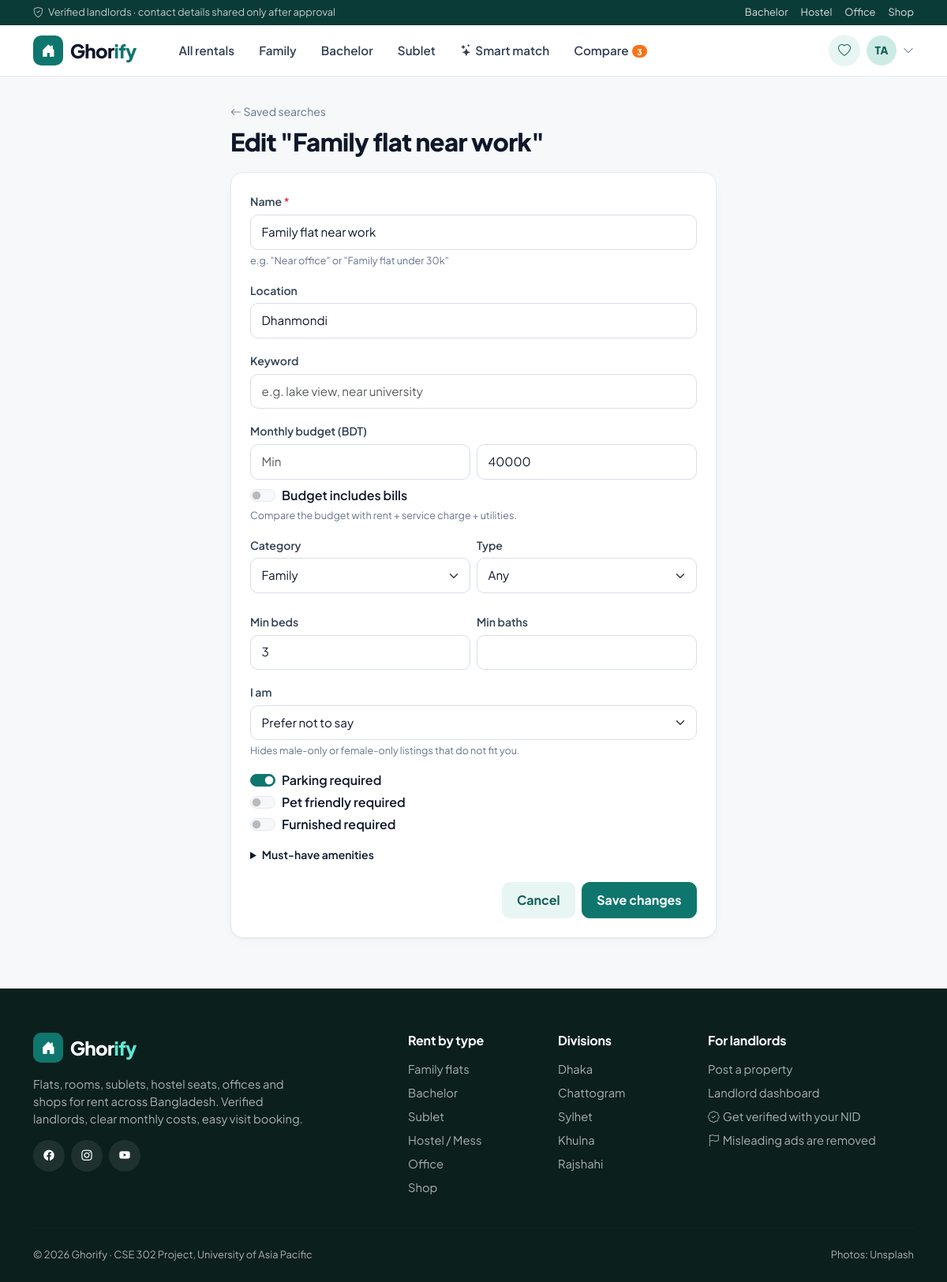
Screenshot of /search/saved/3/edit/ (signed in) with the database file from the repository.
### accounts/models.py (models this page shows, shortened)
class User(AbstractUser):
    objects = GhorifyUserManager()
    class Role(models.TextChoices):
        TENANT = 'tenant', 'Tenant'
        LANDLORD = 'landlord', 'Landlord'
        ADMIN = 'admin', 'Admin'
    email = models.EmailField(unique=True)
    role = models.CharField(max_length=10, choices=Role.choices, default=Role.TENANT)
    phone = models.CharField(max_length=14, blank=True, validators=[phone_validator])
    avatar = models.ImageField(upload_to=avatar_upload_path, blank=True, null=True)
    bio = models.TextField(blank=True, max_length=500)
    class Meta:
        ordering = ['-date_joined']
    @property
    def is_tenant(self):
        return self.role == self.Role.TENANT
    @property
    def is_landlord(self):
        return self.role == self.Role.LANDLORD
    @property
    def display_name(self):
        return self.get_full_name() or self.username
    @property
    def initials(self):
        name = self.display_name.split()
        return ''.join(part[0] for part in name[:2]).upper()

### search/models.py (models this page shows, shortened)
class SearchCriteria(models.Model):
    tenant = models.ForeignKey(settings.AUTH_USER_MODEL, on_delete=models.CASCADE, related_name='search_criteria')
    name = models.CharField(max_length=80, help_text='e.g. "Near office" or "Family flat under 30k"')
    keyword = models.CharField(max_length=100, blank=True)
    location = models.CharField(max_length=80, blank=True)
    category = models.CharField(max_length=10, choices=Property.Category.choices, blank=True)
    property_type = models.CharField(max_length=12, choices=Property.PropertyType.choices, blank=True)
    min_price = models.PositiveIntegerField(null=True, blank=True)
    max_price = models.PositiveIntegerField(null=True, blank=True)
    budget_includes_bills = models.BooleanField(
        default=False, help_text='Compare the budget with rent + service charge + utilities.',
    )
    min_bedrooms = models.PositiveSmallIntegerField(null=True, blank=True)
    min_bathrooms = models.PositiveSmallIntegerField(null=True, blank=True)
    needs_parking = models.BooleanField('Parking required', default=False)
    needs_pet_friendly = models.BooleanField('Pet friendly required', default=False)
    needs_furnished = models.BooleanField('Furnished required', default=False)
    tenant_gender = models.CharField(
        'I am', max_length=6, blank=True, choices=[('male', 'Male'), ('female', 'Female')],
        help_text='Hides male-only or female-only listings that do not fit you.',
    )
    amenities = models.ManyToManyField(Amenity, blank=True, related_name='+')
    created_at = models.DateTimeField(auto_now_add=True)
    updated_at = models.DateTimeField(auto_now=True)
    class Meta:
        ordering = ['-updated_at']
        verbose_name_plural = 'search criteria'
    PREFERENCE_FIELDS = (
        'keyword', 'location', 'category', 'property_type', 'min_price', 'max_price',
        'budget_includes_bills', 'min_bedrooms', 'min_bathrooms',
        'needs_parking', 'needs_pet_friendly', 'needs_furnished', 'tenant_gender',
    )

### search/views.py (the view)
# urls.py: path('saved/<int:pk>/edit/', views.saved_update, name='saved_update'),
@tenant_required
def saved_update(request, pk):
    criteria = get_object_or_404(SearchCriteria, pk=pk, tenant=request.user)
    form = SearchCriteriaForm(request.POST or None, instance=criteria)
    if request.method == 'POST' and form.is_valid():
        form.save()
        messages.success(request, 'Saved search updated.')
        return redirect('search:saved')
    return render(request, 'search/criteria_form.html', {'form': form, 'is_edit': True, 'criteria': criteria})

### interactions/context_processors.py (called while the page is built)
def compare_count(request):
    user = getattr(request, 'user', None)
    if not (user and user.is_authenticated and user.is_tenant):
        return {}
    comparison = user.comparisons.first()
    return {'compare_count': comparison.items.count() if comparison else 0}

### properties/models.py (called while the page is built)
    def __str__(self):
        return self.name

### properties/templatetags/ghorify_tags.py (called while the page is built)
@register.filter
def bs(field, extra=''):
    widget = field.field.widget
    if isinstance(widget, (forms.CheckboxInput,)):
        css = 'form-check-input'
    elif isinstance(widget, (forms.Select, forms.SelectMultiple)) and not isinstance(widget, forms.CheckboxSelectMultiple):
        css = 'form-select'
    elif isinstance(widget, (forms.RadioSelect, forms.CheckboxSelectMultiple)):
        css = ''
    else:
        css = 'form-control'
    if field.errors:
        css += ' is-invalid'
    attrs = {'class': f'{css} {extra}'.strip()}
    return field.as_widget(attrs=attrs)

@register.filter
def widget_kind(field):
    widget = field.field.widget
    if isinstance(widget, forms.CheckboxSelectMultiple):
        return 'multi'
    if isinstance(widget, forms.RadioSelect):
        return 'radio'
    if isinstance(widget, forms.CheckboxInput):
        return 'switch'
    return 'default'

@register.simple_tag
def area_datalist():
    from django.utils.html import format_html, format_html_join
    from properties.models import POPULAR_AREAS
    options = format_html_join('', '<option value="{}">', ((a,) for a in POPULAR_AREAS))
    return format_html('<datalist id="area-list">{}</datalist>', options)

### templates/search/criteria_form.html (shortened to what this page needs)
{% extends 'base.html' %}
{% block content %}
<div class="container" style="max-width:640px">
  <div class="page-header">
    <a href="{% url 'search:saved' %}" class="small text-muted"><i class="bi bi-arrow-left"></i> Saved searches</a>
    <h1 class="mt-2">{% if is_edit %}Edit "{{ criteria.name }}"{% else %}New saved search{% endif %}</h1>
  </div>
  <form method="post" class="gh-card gh-card-body p-4" novalidate>{% csrf_token %}
    {% include 'partials/field.html' with field=form.name %}
    {% include 'search/_criteria_fields.html' %}
    <div class="d-flex gap-2 justify-content-end">
      <a href="{% url 'search:saved' %}" class="btn btn-soft">Cancel</a>
      <button class="btn btn-primary">{% if is_edit %}Save changes{% else %}Save search{% endif %}</button>
    </div>
  </form>
</div>
{% endblock %}

### templates/partials/navbar.html (shortened to what this page needs)
{% with url=request.resolver_match.url_name ns=request.resolver_match.namespace %}
<div class="top-strip d-none d-md-block">
  <div class="container d-flex justify-content-between">
    <span><i class="bi bi-shield-check me-1"></i> Verified landlords · contact details shared only after approval</span>
    <span class="d-flex gap-3">
      <a href="{% url 'properties:browse' %}?category=bachelor">Bachelor</a>
      <a href="{% url 'properties:browse' %}?category=hostel">Hostel</a>
      <a href="{% url 'properties:browse' %}?category=office">Office</a>
      <a href="{% url 'properties:browse' %}?category=shop">Shop</a>
    </span>
  </div>
</div>
<nav class="navbar navbar-expand-lg gh-nav sticky-top py-2">
  <div class="container">
    <a class="navbar-brand gh-brand" href="{% url 'properties:home' %}">
      <span class="logo"><i class="bi bi-house-door-fill"></i></span><span>Ghor<span class="accent">ify</span></span>
    </a>
    <div class="collapse navbar-collapse" id="mainNav">
      <ul class="navbar-nav ms-lg-4 me-auto gap-1 mt-3 mt-lg-0">
        <li class="nav-item"><a class="nav-link {% if url == 'browse' and not request.GET.category %}active{% endif %}" href="{% url 'properties:browse' %}">All rentals</a></li>
        <li class="nav-item"><a class="nav-link {% if request.GET.category == 'family' %}active{% endif %}" href="{% url 'properties:browse' %}?category=family">Family</a></li>
        <li class="nav-item"><a class="nav-link {% if request.GET.category == 'bachelor' %}active{% endif %}" href="{% url 'properties:browse' %}?category=bachelor">Bachelor</a></li>
        <li class="nav-item"><a class="nav-link {% if request.GET.category == 'sublet' %}active{% endif %}" href="{% url 'properties:browse' %}?category=sublet">Sublet</a></li>
        <li class="nav-item"><a class="nav-link {% if ns == 'search' and url == 'search' %}active{% endif %}" href="{% url 'search:search' %}"><i class="bi bi-stars me-1"></i>Smart match</a></li>
        {% if user.is_authenticated and user.is_tenant %}
          <li class="nav-item"><a class="nav-link {% if url == 'compare' or url == 'comparison' %}active{% endif %}" href="{% url 'interactions:compare' %}">Compare{% if compare_count %}<span class="nav-badge">{{ compare_count }}</span>{% endif %}</a></li>
        {% elif user.is_authenticated and user.is_landlord %}
          <li class="nav-item"><a class="nav-link {% if url == 'mine' %}active{% endif %}" href="{% url 'properties:mine' %}">My listings</a></li>
          <li class="nav-item"><a class="nav-link {% if url == 'incoming' %}active{% endif %}" href="{% url 'interactions:incoming' %}">Requests</a></li>
        {% elif user.is_authenticated and user.is_platform_admin %}
          <li class="nav-item"><a class="nav-link {% if url == 'moderation' %}active{% endif %}" href="{% url 'dashboard:moderation' %}">Moderation</a></li>
        {% endif %}
      </ul>
      <div class="d-flex align-items-center gap-2 mt-3 mt-lg-0">
        {% if user.is_authenticated %}
          {% if user.is_tenant %}
            <a href="{% url 'interactions:favourites' %}" class="btn btn-icon btn-soft" title="Saved properties"><i class="bi bi-heart"></i></a>
          {% endif %}
          <div class="dropdown">
            <a href="#" class="d-flex align-items-center gap-2 text-reset" data-bs-toggle="dropdown" aria-expanded="false">
              {% if user.avatar %}<img src="{{ user.avatar.url }}" class="avatar" alt="">{% else %}<span class="avatar">{{ user.initials }}</span>{% endif %}
              <i class="bi bi-chevron-down small text-muted"></i>
            </a>
          </div>
        {% else %}
          <a href="{% url 'accounts:login' %}" class="btn btn-sm btn-soft"><i class="bi bi-person me-1"></i>Log in</a>
        {% endif %}
      </div>
    </div>
  </div>
</nav>
{% endwith %}

### templates/partials/field.html (shortened to what this page needs)
{% load ghorify_tags %}{% with kind=field|widget_kind %}
<div class="{{ wrapper|default:'mb-3' }}">
  {% if kind == 'switch' %}
    <div class="form-check form-switch">
      {{ field|bs }}
      <label class="form-check-label fw-semibold" for="{{ field.id_for_label }}">{{ field.label }}</label>
    </div>
  {% elif kind == 'multi' %}
    <label class="form-label">{{ field.label }}</label>
    <div class="check-grid">
      {% for opt in field %}<div class="check-pill">{{ opt.tag }}<label for="{{ opt.id_for_label }}">{{ opt.choice_label }}</label></div>{% endfor %}
    </div>
  {% elif kind == 'radio' %}
    <label class="form-label d-block">{{ field.label }}</label>
    <div class="d-flex flex-wrap gap-2">
      {% for opt in field %}<div class="check-pill">{{ opt.tag }}<label for="{{ opt.id_for_label }}">{{ opt.choice_label }}</label></div>{% endfor %}
    </div>
  {% else %}
    <label class="form-label" for="{{ field.id_for_label }}">{{ field.label }}{% if field.field.required %} <span class="text-danger">*</span>{% endif %}</label>
    {{ field|bs }}
  {% endif %}
  {% if field.help_text %}<div class="form-text">{{ field.help_text }}</div>{% endif %}
</div>
{% endwith %}

### templates/search/_criteria_fields.html (shortened to what this page needs)
{% load ghorify_tags %}
{% include 'partials/field.html' with field=form.location %}
{% include 'partials/field.html' with field=form.keyword %}
<label class="form-label">Monthly budget (BDT)</label>
<div class="row g-2 mb-2">
  <div class="col-6">{{ form.min_price|bs }}</div>
  <div class="col-6">{{ form.max_price|bs }}</div>
</div>
{% include 'partials/field.html' with field=form.budget_includes_bills %}
<div class="row g-2">
  <div class="col-6">{% include 'partials/field.html' with field=form.category %}</div>
  <div class="col-6">{% include 'partials/field.html' with field=form.property_type %}</div>
  <div class="col-6">{% include 'partials/field.html' with field=form.min_bedrooms %}</div>
  <div class="col-6">{% include 'partials/field.html' with field=form.min_bathrooms %}</div>
</div>
{% include 'partials/field.html' with field=form.tenant_gender %}
<div class="mb-3">
  {% include 'partials/field.html' with field=form.needs_parking wrapper='mb-1' %}
  {% include 'partials/field.html' with field=form.needs_pet_friendly wrapper='mb-1' %}
  {% include 'partials/field.html' with field=form.needs_furnished wrapper='mb-1' %}
</div>
<details class="mb-3" {% if form.amenities.value %}open{% endif %}>
  <summary class="fw-semibold small mb-2" style="cursor:pointer">Must-have amenities</summary>
</details>

### static/css/ghorify.css (style rules this page uses)
:root { --gh-primary: #0f766e; --gh-primary-dark: #115e59; --gh-primary-light: #14b8a6; --gh-soft: #e8f6f3; --gh-soft-2: #cdebe5; --gh-accent: #f97316; --gh-accent-dark: #ea580c; --gh-dark: #0b3b37; --gh-ink: #0f172a; --gh-muted: #64748b; --gh-line: #e5e9ef; --gh-bg: #f6f8fa; --gh-green: #16a34a; --gh-amber: #d97706; --gh-red: #dc2626; --gh-radius: 16px; --gh-radius-sm: 10px; --gh-shadow: 0 1px 2px rgba(15, 23, 42, .04), 0 4px 16px -6px rgba(15, 23, 42, .08); --gh-shadow-lg: 0 18px 40px -16px rgba(15, 23, 42, .25); --bs-body-font-family: 'Plus Jakarta Sans', system-ui, -apple-system, 'Segoe UI', sans-serif; --bs-body-color: var(--gh-ink); --bs-body-bg: var(--gh-bg); --bs-primary: var(--gh-primary); --bs-primary-rgb: 15, 118, 110; --bs-link-color: var(--gh-primary); --bs-link-color-rgb: 15, 118, 110; --bs-link-hover-color: var(--gh-primary-dark); --bs-border-color: var(--gh-line); }
body { background: var(--gh-bg); color: var(--gh-ink); -webkit-font-smoothing: antialiased; }
h1, h2, h3, h4, h5, h6, .display-font { font-family: var(--bs-body-font-family); color: var(--gh-ink); font-weight: 800; letter-spacing: -.02em; }
.text-muted, .text-secondary { color: var(--gh-muted) !important; }
a { text-decoration: none; }
.btn { border-radius: 10px; font-weight: 700; padding: .6rem 1.15rem; transition: all .15s ease; }
.btn-primary { --bs-btn-bg: var(--gh-primary); --bs-btn-border-color: var(--gh-primary); --bs-btn-hover-bg: var(--gh-primary-dark); --bs-btn-hover-border-color: var(--gh-primary-dark); --bs-btn-active-bg: var(--gh-dark); --bs-btn-active-border-color: var(--gh-dark); --bs-btn-disabled-bg: var(--gh-primary); --bs-btn-disabled-border-color: var(--gh-primary); }
.btn-soft { background: var(--gh-soft); color: var(--gh-primary-dark); border: 1px solid transparent; }
.btn-icon { width: 40px; height: 40px; padding: 0; display: inline-grid; place-items: center; border-radius: 50%; }
.top-strip { background: var(--gh-dark); color: rgba(255, 255, 255, .75); font-size: .8rem; padding: .4rem 0; }
.top-strip a { color: rgba(255, 255, 255, .85); }
.gh-nav { background: #fff; border-bottom: 1px solid var(--gh-line); }
.gh-brand { font-weight: 800; font-size: 1.5rem; color: var(--gh-ink) !important; display: flex; align-items: center; gap: .55rem; letter-spacing: -.03em; }
.gh-brand .logo { width: 38px; height: 38px; border-radius: 10px; display: grid; place-items: center; color: #fff; background: var(--gh-primary); font-size: 1.1rem; }
.gh-brand span.accent { color: var(--gh-primary); }
.gh-nav .nav-link { font-weight: 600; color: #334155; border-radius: 8px; padding: .5rem .85rem !important; font-size: .95rem; }
.nav-badge { font-size: .65rem; background: var(--gh-accent); color: #fff; border-radius: 999px; padding: .12rem .42rem; margin-left: .25rem; font-weight: 800; }
.avatar { width: 38px; height: 38px; border-radius: 50%; object-fit: cover; display: inline-grid; place-items: center; background: var(--gh-soft-2); color: var(--gh-primary-dark); font-weight: 800; font-size: .85rem; flex-shrink: 0; }
.page-header { padding: 2rem 0 1.25rem; }
.page-header h1 { font-size: clamp(1.6rem, 2.6vw, 2.2rem); margin: .2rem 0 0; }
.gh-card { background: #fff; border: 1px solid var(--gh-line); border-radius: var(--gh-radius); box-shadow: var(--gh-shadow); }
.gh-card-body { padding: 1.4rem; }
.form-control, .form-select { border-radius: 10px; border-color: #d8dee6; padding: .62rem .85rem; background-color: #fff; font-size: .95rem; }
.form-label { font-weight: 600; font-size: .88rem; margin-bottom: .35rem; color: #334155; }
.form-text { color: var(--gh-muted); font-size: .79rem; }
.form-check-input:checked { background-color: var(--gh-primary); border-color: var(--gh-primary); }

### rows the page displays
User: initials "TA"
SearchCriteria: name "Family flat near work", location "Dhanmondi", max_price "40000", category "Family", property_type "Any", min_bedrooms "3", tenant_gender "Prefer not to say", needs_parking "☑"

### other values shown
{{ compare_count }} "3"
{{ field.label }} "Name Location Keyword Category Type Min beds Min baths I am"
{{ field.help_text }} "e.g. \"Near office\" or \"Family flat under 30k\" Compare the budget with rent + service charge + utilities. Hides male-only or female-only listings that do not fit you."
{{ field.label }} "Budget includes bills Parking required Pet friendly required Furnished required"
